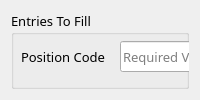
       <widget class="QWidget" name="JobData_Window">
        <attribute name="title">
         <string>Job Position</string>
        </attribute>
        <layout class="QVBoxLayout" name="verticalLayout_9">
         <item>
          <widget class="QGroupBox" name="groupBox_27">
           <property name="sizePolicy">
            <sizepolicy hsizetype="Preferred" vsizetype="Preferred">
             <horstretch>0</horstretch>
             <verstretch>0</verstretch>
            </sizepolicy>
           </property>
           <property name="font">
            <font>
             <family>Roboto Mono</family>
             <pointsize>10</pointsize>
            </font>
           </property>
           <property name="title">
            <string>Entries To Fill</string>
           </property>
           <property name="checkable">
            <bool>false</bool>
           </property>
           <widget class="QGroupBox" name="groupBox_20">
            <property name="geometry">
             <rect>
              <x>10</x>
              <y>80</y>
              <width>751</width>
              <height>121</height>
             </rect>
            </property>
            <property name="title">
             <string>Pre-requisites For Modifying / Adding Data</string>
            </property>
            <widget class="QGroupBox" name="groupBox_21">
             <property name="geometry">
              <rect>
               <x>10</x>
               <y>30</y>
               <width>361</width>
               <height>81</height>
              </rect>
             </property>
             <property name="title">
              <string>For Adding / Inserting Data</string>
             </property>
             <widget class="QLabel" name="label_46">
              <property name="geometry">
               <rect>
                <x>20</x>
                <y>30</y>
                <width>251</width>
                <height>16</height>
               </rect>
              </property>
              <property name="text">
               <string>- All Fields Are Required.</string>
              </property>
             </widget>
            </widget>
            <widget class="QGroupBox" name="groupBox_22">
             <property name="geometry">
              <rect>
               <x>380</x>
               <y>30</y>
               <width>361</width>
               <height>81</height>
              </rect>
             </property>
             <property name="title">
              <string>For Editing / Modifying Data</string>
             </property>
             <widget class="QLabel" name="label_54">
              <property name="geometry">
               <rect>
                <x>20</x>
                <y>30</y>
                <width>331</width>
                <height>31</height>
               </rect>
              </property>
              <property name="text">
               <string>- Fields That Don't Require Changes Must 
Be Left Blank</string>
              </property>
             </widget>
            </widget>
           </widget>
           <widget class="QWidget" name="horizontalLayoutWidget_7">
            <property name="geometry">
             <rect>
              <x>10</x>
              <y>30</y>
              <width>761</width>
              <height>31</height>
             </rect>
            </property>
            <layout class="QHBoxLayout" name="horizontalLayout_9">
             <property name="spacing">
              <number>15</number>
             </property>
             <item>
              <widget class="QLabel" name="label_14">
               <property name="sizePolicy">
                <sizepolicy hsizetype="Fixed" vsizetype="Preferred">
                 <horstretch>0</horstretch>
                 <verstretch>0</verstretch>
                </sizepolicy>
               </property>
               <property name="font">
                <font>
                 <family>Roboto Mono</family>
                 <pointsize>10</pointsize>
                </font>
               </property>
               <property name="text">
                <string>Position Code</string>
               </property>
              </widget>
             </item>
             <item>
              <widget class="QLineEdit" name="JobPEntry_PC">
               <property name="sizePolicy">
                <sizepolicy hsizetype="Preferred" vsizetype="Ignored">
                 <horstretch>0</horstretch>
                 <verstretch>0</verstretch>
                </sizepolicy>
               </property>
               <property name="font">
                <font>
                 <family>Roboto Mono</family>
                 <pointsize>10</pointsize>
                </font>
               </property>
               <property name="placeholderText">
                <string>Required Value To Fill.</string>
               </property>
               <property name="clearButtonEnabled">
                <bool>true</bool>
               </property>
              </widget>
             </item>
             <item>
              <widget class="QLabel" name="label_15">
               <property name="sizePolicy">
                <sizepolicy hsizetype="Fixed" vsizetype="Preferred">
                 <horstretch>0</horstretch>
                 <verstretch>0</verstretch>
                </sizepolicy>
               </property>
               <property name="font">
                <font>
                 <family>Roboto Mono</family>
                 <pointsize>10</pointsize>
                </font>
               </property>
               <property name="text">
                <string>Position Name</string>
               </property>
              </widget>
             </item>
             <item>
              <widget class="QLineEdit" name="JobPEntry_PN">
               <property name="sizePolicy">
                <sizepolicy hsizetype="Preferred" vsizetype="Ignored">
                 <horstretch>0</horstretch>
                 <verstretch>0</verstretch>
                </sizepolicy>
               </property>
               <property name="font">
                <font>
                 <family>Roboto Mono</family>
                 <pointsize>10</pointsize>
                </font>
               </property>
               <property name="placeholderText">
                <string>Required Value To Fill...</string>
               </property>
               <property name="clearButtonEnabled">
                <bool>true</bool>
               </property>
              </widget>
             </item>
            </layout>
           </widget>
          </widget>
         </item>
        </layout>
       </widget>
